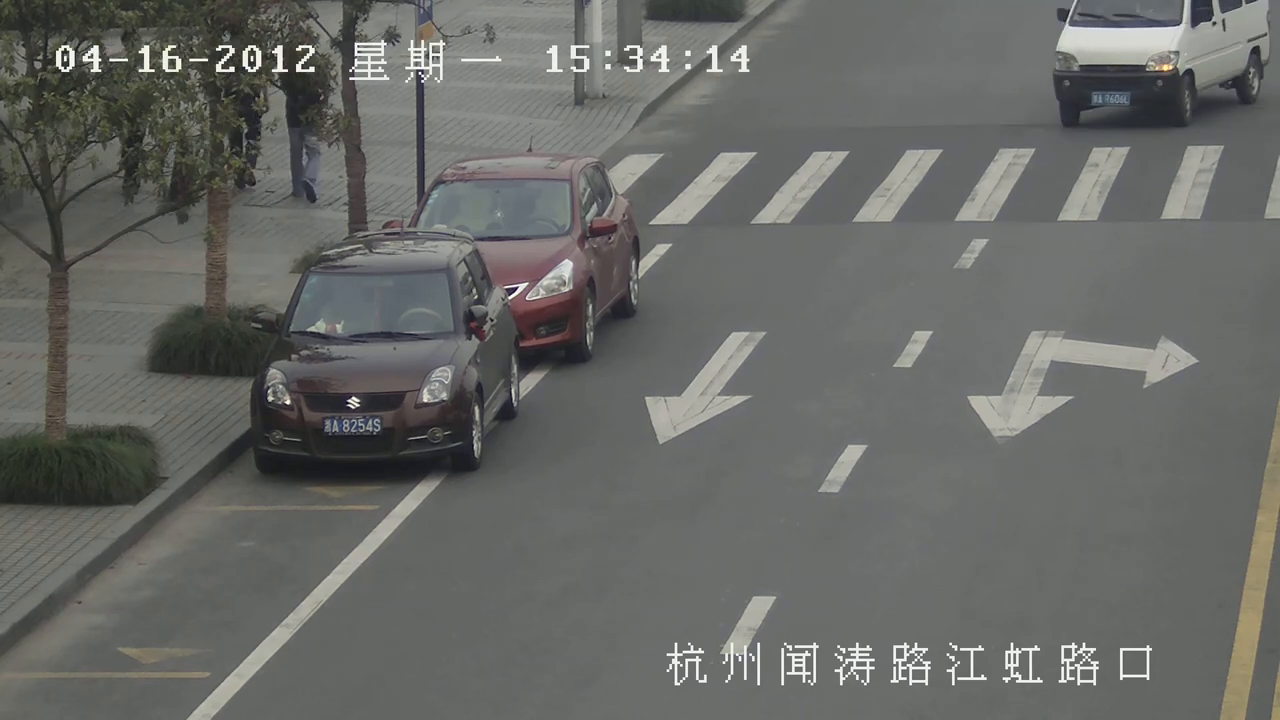
#> input picture frame 75 of open cv Day 23/Traffic IP Camera video.mp4, 1280 x 720 px, given in place of the camera
$ jupyter execute facedetection.ipynb
#> lines starting #> are read from the running program, lines starting #| are printed output that depends on the picture; after the words box and inside, x2 and y2 are one past the last pixel; in counts of white or black regions, pixels touching at a corner belong together
[cell 1]
import cv2
face_cascade=cv2.CascadeClassifier(r'E:\keras project\haarcascade_eye.xml')
webcam = cv2.VideoCapture(0)
while True:
    _,img=webcam.read()
#> img is the input picture: shape (720, 1280, 3); mean B, G, R 102.3, 105.2, 104.1
    gray=cv2.cvtColor(img,cv2.COLOR_BGR2GRAY)
    faces=face_cascade.detectMultiScale(gray,1.1,2)
#> faces = [[1214, 65, 52, 52], [685, 16, 77, 77]]
    for(x,y,w,h) in faces:
        cv2.rectangle(img,(x,y),(x+w,y+h),(201,0,118),5)
#> this loop made 2 passes
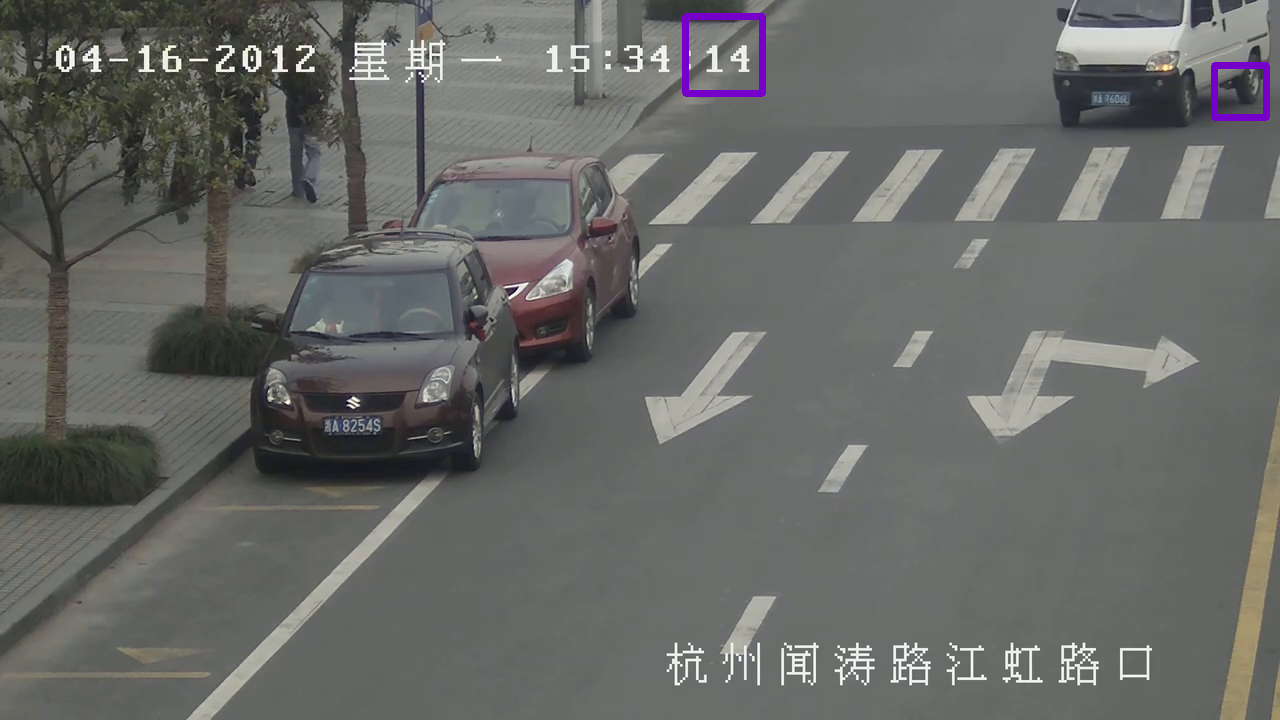
#> img: shape (720, 1280, 3); 0.39% of pixels changed, all inside (x1, y1, x2, y2) = (682, 13, 1270, 121)
    cv2.imshow("Face Detection",img)
    key=-cv2.waitKey(10)
#> (key Esc is pressed here)
    if key==27:
        break
webcam.release()
cv2.destroyAllWindows()


$ run again, starting later in the video
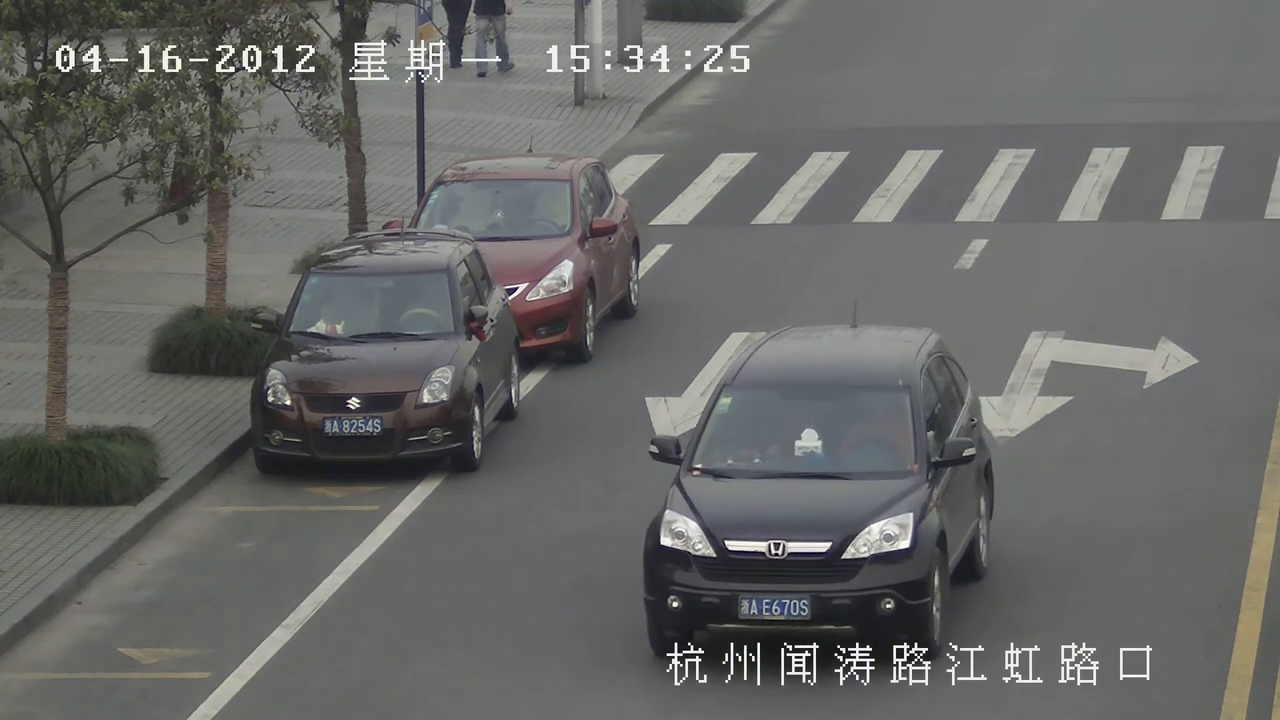
#> input picture frame 337 of open cv Day 23/Traffic IP Camera video.mp4, 1280 x 720 px, given in place of the camera
#> img is the input picture: shape (720, 1280, 3); mean B, G, R 102.5, 104.4, 103.2
#> faces = [[657, 598, 107, 107], [704, 584, 129, 129], [816, 582, 131, 131]]
#> the loop `for(x,y,w,h) in faces:` made 3 passes
#> after the loop `for(x,y,w,h) in faces:`:
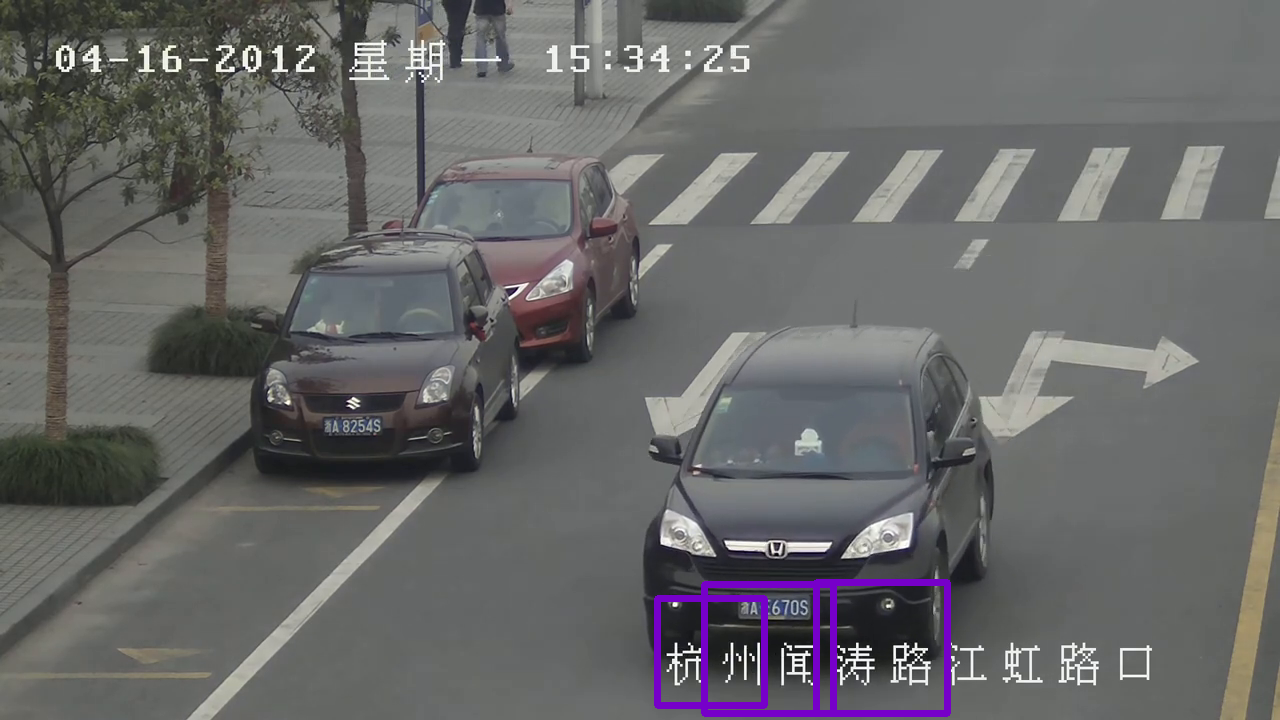
#> img: shape (720, 1280, 3); 1.07% of pixels changed, all inside (x1, y1, x2, y2) = (654, 579, 951, 717)
